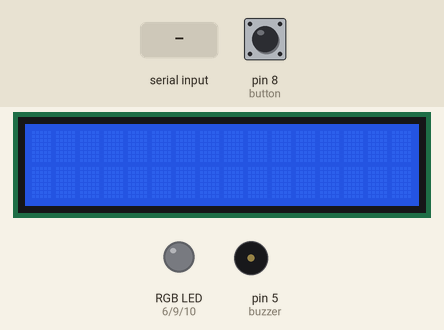
Simulated run of this sketch. Board: Arduino Uno, built with avr-gcc and run on an emulated ATmega328P. Parts: 16×2 character LCD, an RGB LED mixed from three pins (HIGH = lit), buzzer (waves = sounding). The inputs (shaded band) are chosen by the test bench; at power-on: pin 8 (button) HIGH.

Above: at 1.2 s.
1.3 s: "a" received over Serial
At 2.5 s:
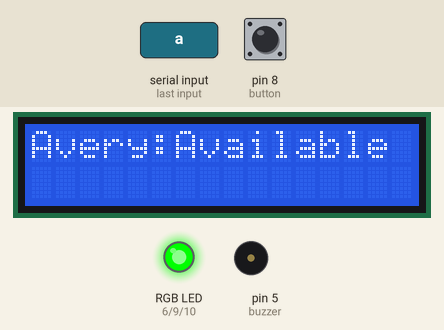
2.8 s: "b" received over Serial
At 3.8 s:
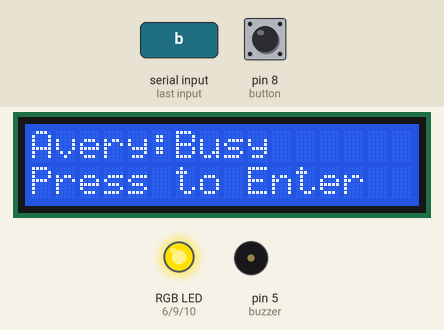
4.3 s: "n" received over Serial
At 4.9 s:
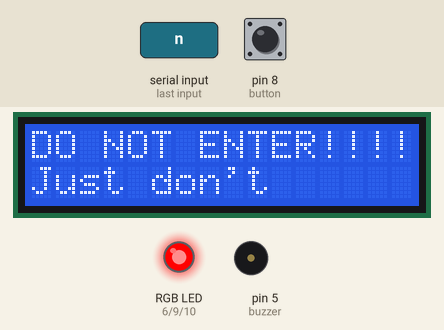
5.8 s: "c" received over Serial
At 7.0 s:
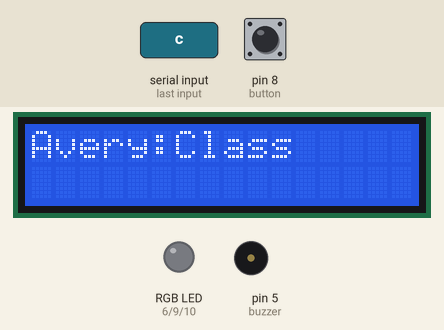
7.3 s: "o" received over Serial
At 8.3 s:
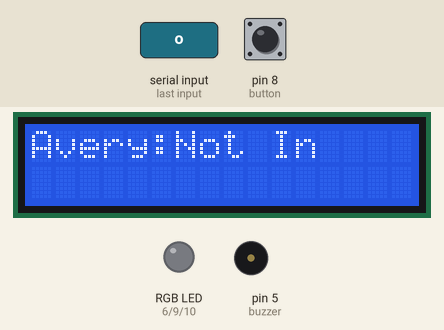
8.8 s: pin 8 (button) pulled LOW for 0.15 s
At 8.96 s:
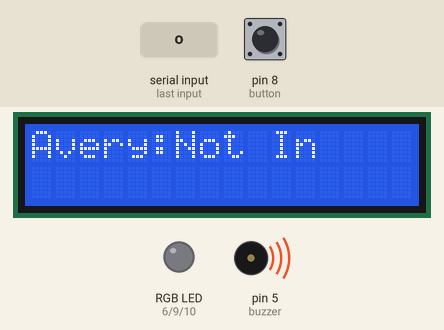
Timing chart, 0 to 11.5 s (numbered marks = the images above; inputs shaded):
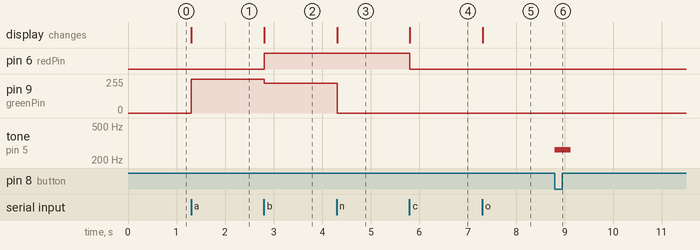

The sketch:

singleserial.ino
```cpp
#include <LiquidCrystal.h>;

LiquidCrystal lcd(12,11,7,4,3,2);
//static enum stateChoices {A, B} state;

const int redPin =6;
const int greenPin = 9;
const int bluePin = 10;
int buzzer = 5;
int button = 8;

void setup() {
  Serial.begin(9600);     // opens serial port, sets data rate to 9600 bps
  lcd.begin(16,2);
  lcd.clear();
  pinMode(redPin, OUTPUT);
  pinMode(greenPin, OUTPUT);
  pinMode(bluePin, OUTPUT);
  pinMode(button, INPUT_PULLUP);
}

void loop() {
   handleSerial();
   // Everything else loop() does
  if (digitalRead(button) != HIGH) {
    tone(buzzer,262,200);}
}

void redblink(){
  setColor(255,0,0);
  delay(100);
  setColor(0,0,0);
  delay(200);
  setColor(255,0,0);
  delay(100);
  setColor(0,0,0);
}

void setColor(int red, int green, int blue)
{
  #ifdef COMMON_ANODE
    red = 255 - red;
    green = 255 - green;
    blue = 255 - blue;
  #endif
  analogWrite(redPin, red);
  analogWrite(greenPin, green);
  analogWrite(bluePin, blue);
}

void clearstatus(){
  clearlcd();
  lcd.print("Avery:");
}

void clearlcd(){
  lcd.display();
  lcd.clear();
  lcd.home();
}

void handleSerial() {
 while (Serial.available() > 0) {
   char incomingCharacter = Serial.read();
   switch (incomingCharacter) {
    case 'a':
      clearstatus();
      lcd.print("Available");
      setColor(0, 255, 0);
      break;

    case 'b':
     clearstatus();
     lcd.print("Busy");
     lcd.setCursor(0,1);
     lcd.print("Press to Enter");
     setColor(255,225,0);
     break;

    case 'c':
      clearstatus();
      lcd.print("Class");
      setColor(0,0,0);
      break;

    case 'o':
      clearstatus();
      lcd.print("Not In");
      setColor(0,0,0);
      break;

    case 'n':
      clearlcd();
      lcd.print("DO NOT ENTER!!!!");
      lcd.setCursor(0,1);
      lcd.print("Just don't");
      setColor(255,0,0);
      break;


     default:
        clearlcd();
        tone(buzzer, 255,500);
        lcd.print("Unknown Command");
        redblink();
        lcd.setCursor(0,1);
        lcd.print("Try again");
        setColor(0,0,0);
    }
 }
}
```

Measured:
- after the input at 1.3 s, pin 9 (greenPin): 0/255 → 255/255 at once; the display: changes at once (image 1)
- after the input at 2.8 s, pin 6 (redPin): LOW → HIGH at once; pin 9 (greenPin): 255/255 → 225/255 at once; the display: changes at once (image 2)
- after the input at 4.3 s, pin 9 (greenPin): 225/255 → 0/255 at once; the display: changes at once (image 3)
- after the input at 5.8 s, pin 6 (redPin): HIGH → LOW at once; the display: changes at once (image 4)
- after the input at 7.3 s, the display: changes at once (image 5)
- after the input at 8.8 s, tone on pin 5 (buzzer): silent → 262 Hz at once, → silent 0.33 s later
